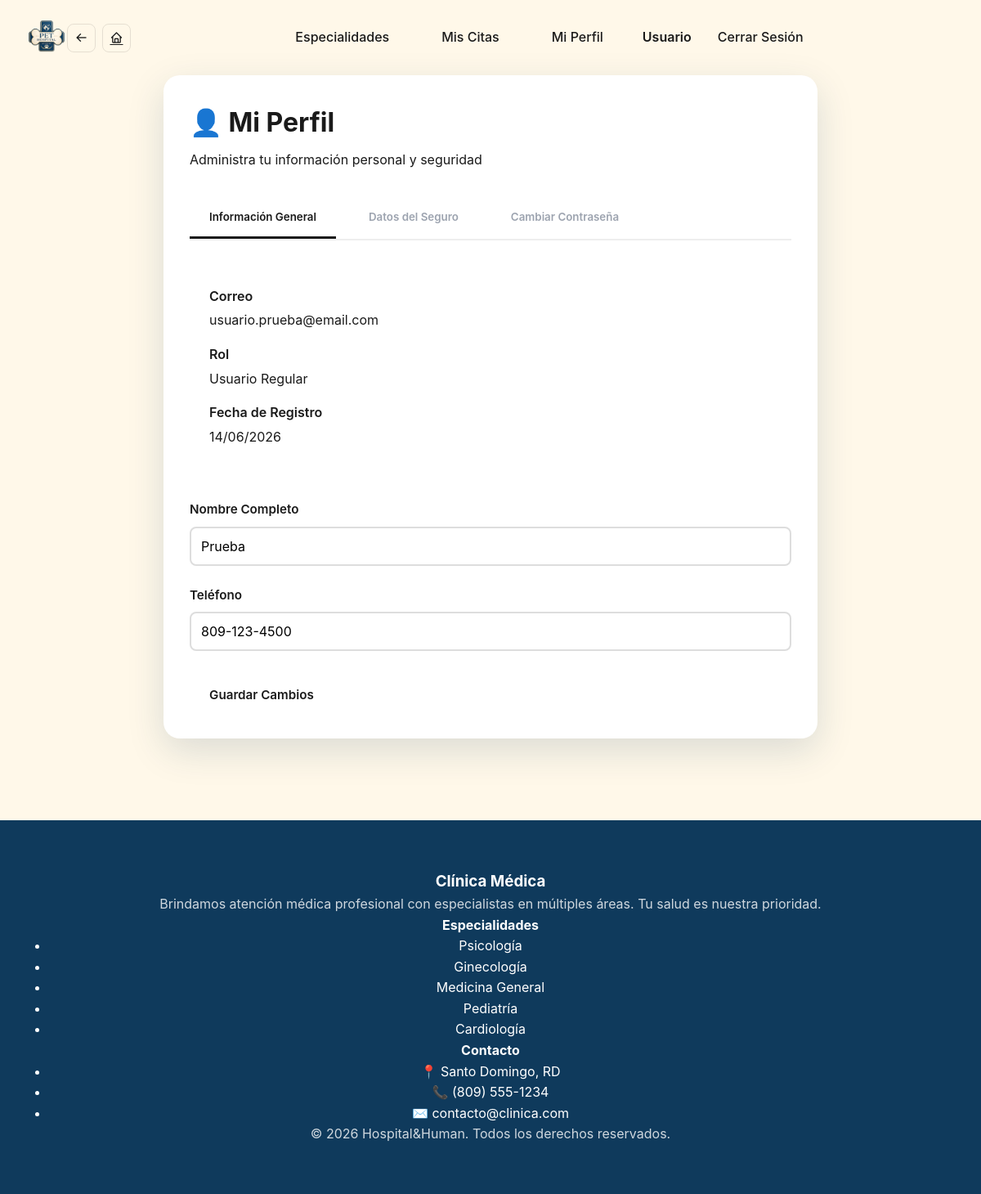
Screenshot of /user/perfil.php (signed in) with the database file from the repository.
### tables this page shows
CREATE TABLE `usuarios` (
  `id` int(11) NOT NULL AUTO_INCREMENT,
  `nombre` varchar(50) NOT NULL,
  `apellido` varchar(50) NOT NULL,
  `cedula` varchar(20) UNIQUE DEFAULT NULL,
  `telefono` varchar(20) DEFAULT NULL,
  `correo` varchar(100) NOT NULL UNIQUE,
  `password` varchar(255) NOT NULL,
  `seguro` varchar(50) DEFAULT NULL,
  `genero` enum('masculino','femenino') DEFAULT NULL,
  `rol` varchar(20) DEFAULT 'user',
  `fecha_registro` timestamp NOT NULL DEFAULT CURRENT_TIMESTAMP,
  PRIMARY KEY (`id`),
  UNIQUE KEY `correo_unique` (`correo`),
  UNIQUE KEY `cedula_unique` (`cedula`),
  INDEX `idx_rol` (`rol`),
  INDEX `idx_correo` (`correo`)
);

### user/perfil.php (the view, shortened to what this page needs)
<?php
include("../config/db.php");
$id_usuario = $_SESSION['id'];
$stmt = $pdo->prepare("SELECT * FROM usuarios WHERE id = ? AND rol = 'user'");
$stmt->execute([$id_usuario]);
$usuario = $stmt->fetch();
?>
<!DOCTYPE html>
<html lang="es">
<head>
    <link rel="stylesheet" href="../assets/css/style.css">
</head>
<body>
    <?php include("../includes/header_dynamic.php"); ?>
    <div class="container">
        <div class="header-section">
            <h1>👤 Mi Perfil</h1>
            <p>Administra tu información personal y seguridad</p>
        </div>
        <div class="tabs">
            <button class="tab-btn active" onclick="cambiarTab('info')">Información General</button>
            <button class="tab-btn" onclick="cambiarTab('seguro')">Datos del Seguro</button>
            <button class="tab-btn" onclick="cambiarTab('password')">Cambiar Contraseña</button>
        </div>
        <div id="info" class="tab-content active">
            <div class="info-box">
                <div class="info-item">
                    <div class="info-label">Correo</div>
                    <div class="info-value"><?php echo htmlspecialchars($usuario['correo']); ?></div>
                </div>
                <div class="info-item">
                    <div class="info-label">Rol</div>
                    <div class="info-value">Usuario Regular</div>
                </div>
                <div class="info-item">
                    <div class="info-label">Fecha de Registro</div>
                    <div class="info-value"><?php echo date('d/m/Y', strtotime($usuario['fecha_registro'])); ?></div>
                </div>
            </div>
            <form method="POST">
                <div class="form-group">
                    <label for="nombre">Nombre Completo</label>
                    <input type="text" id="nombre" name="nombre" value="<?php echo htmlspecialchars($usuario['nombre']); ?>" required>
                </div>
                <div class="form-group">
                    <label for="telefono">Teléfono</label>
                    <input type="tel" id="telefono" name="telefono" value="<?php echo htmlspecialchars($usuario['telefono'] ?? ''); ?>">
                </div>
                <div class="form-actions">
                    <button type="submit" class="btn btn-primary">Guardar Cambios</button>
                </div>
            </form>
        </div>
    </div>
    <?php include("../includes/footer.php"); ?>
</body>
</html>

### assets/css/style.css (style rules this page uses)
:root { --primary-dark: #0f3a5c; --primary-light: #1a4d7a; --accent-gold: #d4af37; --accent-gold-light: #e5c05b; --bg-cream: #fff8e9; --bg-white: #ffffff; --bg-light: #f8fafc; --text-main: #1a1a1a; --text-muted: #5c6b7a; --text-light: #9ca3af; --success: #28a745; --danger: #dc3545; --warning: #ffc107; --radius-lg: 20px; --radius-md: 12px; --radius-sm: 8px; --shadow-soft: 0 10px 30px rgba(15, 58, 92, 0.08); --shadow-strong: 0 15px 45px rgba(15, 58, 92, 0.15); --shadow-lg: 0 20px 60px rgba(15, 58, 92, 0.2); --transition: all 0.4s cubic-bezier(0.165, 0.84, 0.44, 1); --max-width: 1200px; }
* { margin: 0; padding: 0; box-sizing: border-box; font-family: 'Inter', -apple-system, BlinkMacSystemFont, 'Segoe UI', Roboto, sans-serif; }
html { scroll-behavior: smooth; }
body { background-color: var(--bg-cream); color: var(--text-main); line-height: 1.6; overflow-x: hidden; }
.container { max-width: var(--max-width); margin: 120px auto 50px; padding: 40px; background: white; border-radius: var(--radius-lg); box-shadow: var(--shadow-strong); }
.form-group { margin-bottom: 25px; }
.form-group label { display: block; margin-bottom: 8px; font-weight: 600; color: var(--primary-dark); font-size: 0.95rem; }
input, select, textarea { width: 100%; padding: 12px 15px; border: 2px solid #e5e7eb; border-radius: var(--radius-sm); outline: none; transition: var(--transition); font-size: 1rem; font-family: inherit; }
.btn, .btn-primary, .btn-success, .btn-danger, .btn-warning { display: inline-block; padding: 12px 28px; border: none; border-radius: var(--radius-sm); font-weight: 600; cursor: pointer; text-decoration: none; transition: var(--transition); font-size: 0.95rem; text-align: center; white-space: nowrap; }
.btn-primary, .btn { background: var(--primary-dark); color: white; }

### user/perfil.php (style rules this page uses)
.container { max-width: 800px; margin: 0 auto; padding: 2rem; }
.header-section { margin-bottom: 2rem; }
.header-section h1 { color: var(--primary); margin-bottom: 0.5rem; }
.tabs { display: flex; gap: 1rem; margin-bottom: 2rem; border-bottom: 2px solid #eee; }
.tab-btn { padding: 1rem 1.5rem; background: none; border: none; cursor: pointer; font-weight: 600; color: var(--text-light); border-bottom: 3px solid transparent; transition: var(--transition); }
.tab-btn.active { color: var(--secondary); border-bottom-color: var(--secondary); }
.tab-content { display: none; }
.tab-content.active { display: block; }
.form-group { margin-bottom: 1.5rem; }
.form-group label { display: block; margin-bottom: 0.5rem; font-weight: 600; color: var(--primary); }
.form-group input, .form-group select { width: 100%; padding: 0.75rem; border: 2px solid #ddd; border-radius: var(--radius-sm); font-size: 1rem; transition: var(--transition); }
.form-actions { display: flex; gap: 1rem; margin-top: 2rem; }
.btn { padding: 0.75rem 1.5rem; border: none; border-radius: var(--radius-sm); font-weight: 600; cursor: pointer; transition: var(--transition); }
.btn-primary { background: var(--primary); color: var(--white); }
.info-box { background: var(--background); padding: 1.5rem; border-radius: var(--radius-sm); margin-bottom: 1.5rem; border-left: 4px solid var(--secondary); }
.info-item { margin-bottom: 1rem; }
.info-label { font-weight: 600; color: var(--primary); margin-bottom: 0.25rem; }
.info-value { color: var(--text); }

### rows the page displays
usuarios: correo "usuario.prueba@email.com", fecha_registro "14/06/2026", nombre "Prueba", telefono "809-123-4500"

### other values shown
$nombre_usuario "Usuario"
